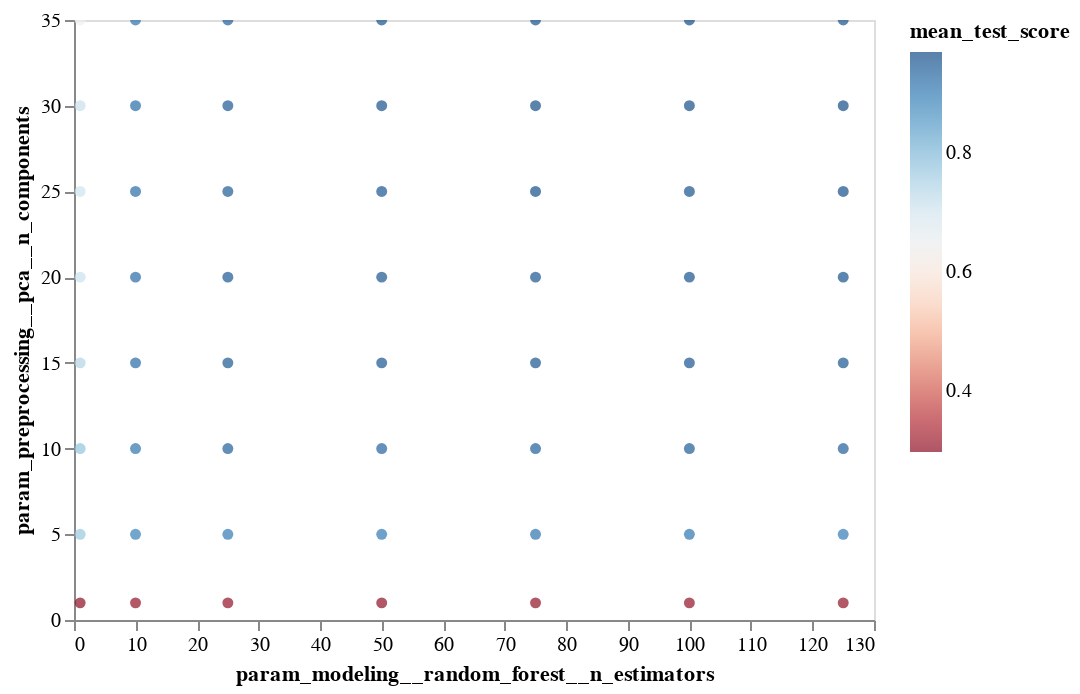

Notebook code for this chart:
### Code cell
# Plot these values.
chart = (
    alt.Chart(df_grid_search_results)
        .encode(
            x="param_modeling__random_forest__n_estimators:Q",
            y="param_preprocessing__pca__n_components",
            color=alt.Color("mean_test_score", scale=alt.Scale(scheme='redblue'))
        )
        .configure_axis(grid=False)
        .mark_circle()
        
)
chart.interactive()

### Figure 1 — Vega-Lite specification as saved in the notebook (floating-point values rounded to 4 significant figures)
{"config": {"view": {"continuousWidth": 400, "continuousHeight": 300}, "axis": {"grid": false}}, "data": {"name": "data-5f304604ed718d9e023652f934b7c47d"}, "mark": "circle", "encoding": {"color": {"field": "mean_test_score", "scale": {"scheme": "redblue"}, "type": "quantitative"}, "x": {"field": "param_modeling__random_forest__n_estimators", "type": "quantitative"}, "y": {"field": "param_preprocessing__pca__n_components", "type": "quantitative"}}, "selection": {"selector015": {"type": "interval", "bind": "scales", "encodings": ["x", "y"]}}, "$schema": "https://vega.github.io/schema/vega-lite/v4.17.0.json", "datasets": {"data-5f304604ed718d9e023652f934b7c47d": [{"param_modeling__random_forest__n_estimators": 1, "param_preprocessing__pca__n_components": 1, "mean_test_score": 0.2985}, {"param_modeling__random_forest__n_estimators": 1, "param_preprocessing__pca__n_components": 5, "mean_test_score": 0.774}, {"param_modeling__random_forest__n_estimators": 1, "param_preprocessing__pca__n_components": 10, "mean_test_score": 0.78}, {"param_modeling__random_forest__n_estimators": 1, "param_preprocessing__pca__n_components": 15, "mean_test_score": 0.7436}, {"param_modeling__random_forest__n_estimators": 1, "param_preprocessing__pca__n_components": 20, "mean_test_score": 0.7108}, {"param_modeling__random_forest__n_estimators": 1, "param_preprocessing__pca__n_components": 25, "mean_test_score": 0.7049}, {"param_modeling__random_forest__n_estimators": 1, "param_preprocessing__pca__n_components": 30, "mean_test_score": 0.7133}, {"param_modeling__random_forest__n_estimators": 1, "param_preprocessing__pca__n_components": 35, "mean_test_score": 0.6315}, {"param_modeling__random_forest__n_estimators": 10, "param_preprocessing__pca__n_components": 1, "mean_test_score": 0.3052}, {"param_modeling__random_forest__n_estimators": 10, "param_preprocessing__pca__n_components": 5, "mean_test_score": 0.8904}, {"param_modeling__random_forest__n_estimators": 10, "param_preprocessing__pca__n_components": 10, "mean_test_score": 0.9106}, {"param_modeling__random_forest__n_estimators": 10, "param_preprocessing__pca__n_components": 15, "mean_test_score": 0.9233}, {"param_modeling__random_forest__n_estimators": 10, "param_preprocessing__pca__n_components": 20, "mean_test_score": 0.9233}, {"param_modeling__random_forest__n_estimators": 10, "param_preprocessing__pca__n_components": 25, "mean_test_score": 0.9199}, {"param_modeling__random_forest__n_estimators": 10, "param_preprocessing__pca__n_components": 30, "mean_test_score": 0.9207}, {"param_modeling__random_forest__n_estimators": 10, "param_preprocessing__pca__n_components": 35, "mean_test_score": 0.9115}, {"param_modeling__random_forest__n_estimators": 25, "param_preprocessing__pca__n_components": 1, "mean_test_score": 0.3052}, {"param_modeling__random_forest__n_estimators": 25, "param_preprocessing__pca__n_components": 5, "mean_test_score": 0.898}, {"param_modeling__random_forest__n_estimators": 25, "param_preprocessing__pca__n_components": 10, "mean_test_score": 0.9393}, {"param_modeling__random_forest__n_estimators": 25, "param_preprocessing__pca__n_components": 15, "mean_test_score": 0.9503}, {"param_modeling__random_forest__n_estimators": 25, "param_preprocessing__pca__n_components": 20, "mean_test_score": 0.9519}, {"param_modeling__random_forest__n_estimators": 25, "param_preprocessing__pca__n_components": 25, "mean_test_score": 0.9444}, {"param_modeling__random_forest__n_estimators": 25, "param_preprocessing__pca__n_components": 30, "mean_test_score": 0.9486}, {"param_modeling__random_forest__n_estimators": 25, "param_preprocessing__pca__n_components": 35, "mean_test_score": 0.9402}, {"param_modeling__random_forest__n_estimators": 50, "param_preprocessing__pca__n_components": 1, "mean_test_score": 0.3043}, {"param_modeling__random_forest__n_estimators": 50, "param_preprocessing__pca__n_components": 5, "mean_test_score": 0.8997}, {"param_modeling__random_forest__n_estimators": 50, "param_preprocessing__pca__n_components": 10, "mean_test_score": 0.9334}, {"param_modeling__random_forest__n_estimators": 50, "param_preprocessing__pca__n_components": 15, "mean_test_score": 0.9528}, {"param_modeling__random_forest__n_estimators": 50, "param_preprocessing__pca__n_components": 20, "mean_test_score": 0.9553}, {"param_modeling__random_forest__n_estimators": 50, "param_preprocessing__pca__n_components": 25, "mean_test_score": 0.9528}, {"param_modeling__random_forest__n_estimators": 50, "param_preprocessing__pca__n_components": 30, "mean_test_score": 0.9587}, {"param_modeling__random_forest__n_estimators": 50, "param_preprocessing__pca__n_components": 35, "mean_test_score": 0.9595}, {"param_modeling__random_forest__n_estimators": 75, "param_preprocessing__pca__n_components": 1, "mean_test_score": 0.3043}, {"param_modeling__random_forest__n_estimators": 75, "param_preprocessing__pca__n_components": 5, "mean_test_score": 0.909}, {"param_modeling__random_forest__n_estimators": 75, "param_preprocessing__pca__n_components": 10, "mean_test_score": 0.9376}, {"param_modeling__random_forest__n_estimators": 75, "param_preprocessing__pca__n_components": 15, "mean_test_score": 0.9553}, {"param_modeling__random_forest__n_estimators": 75, "param_preprocessing__pca__n_components": 20, "mean_test_score": 0.9528}, {"param_modeling__random_forest__n_estimators": 75, "param_preprocessing__pca__n_components": 25, "mean_test_score": 0.9629}, {"param_modeling__random_forest__n_estimators": 75, "param_preprocessing__pca__n_components": 30, "mean_test_score": 0.9646}, {"param_modeling__random_forest__n_estimators": 75, "param_preprocessing__pca__n_components": 35, "mean_test_score": 0.9604}, {"param_modeling__random_forest__n_estimators": 100, "param_preprocessing__pca__n_components": 1, "mean_test_score": 0.3052}, {"param_modeling__random_forest__n_estimators": 100, "param_preprocessing__pca__n_components": 5, "mean_test_score": 0.9056}, {"param_modeling__random_forest__n_estimators": 100, "param_preprocessing__pca__n_components": 10, "mean_test_score": 0.9444}, {"param_modeling__random_forest__n_estimators": 100, "param_preprocessing__pca__n_components": 15, "mean_test_score": 0.957}, {"param_modeling__random_forest__n_estimators": 100, "param_preprocessing__pca__n_components": 20, "mean_test_score": 0.9579}, {"param_modeling__random_forest__n_estimators": 100, "param_preprocessing__pca__n_components": 25, "mean_test_score": 0.9595}, {"param_modeling__random_forest__n_estimators": 100, "param_preprocessing__pca__n_components": 30, "mean_test_score": 0.9646}, {"param_modeling__random_forest__n_estimators": 100, "param_preprocessing__pca__n_components": 35, "mean_test_score": 0.9697}, {"param_modeling__random_forest__n_estimators": 125, "param_preprocessing__pca__n_components": 1, "mean_test_score": 0.306}, {"param_modeling__random_forest__n_estimators": 125, "param_preprocessing__pca__n_components": 5, "mean_test_score": 0.8972}, {"param_modeling__random_forest__n_estimators": 125, "param_preprocessing__pca__n_components": 10, "mean_test_score": 0.9418}, {"param_modeling__random_forest__n_estimators": 125, "param_preprocessing__pca__n_components": 15, "mean_test_score": 0.9545}, {"param_modeling__random_forest__n_estimators": 125, "param_preprocessing__pca__n_components": 20, "mean_test_score": 0.9595}, {"param_modeling__random_forest__n_estimators": 125, "param_preprocessing__pca__n_components": 25, "mean_test_score": 0.9629}, {"param_modeling__random_forest__n_estimators": 125, "param_preprocessing__pca__n_components": 30, "mean_test_score": 0.9671}, {"param_modeling__random_forest__n_estimators": 125, "param_preprocessing__pca__n_components": 35, "mean_test_score": 0.9595}]}}
